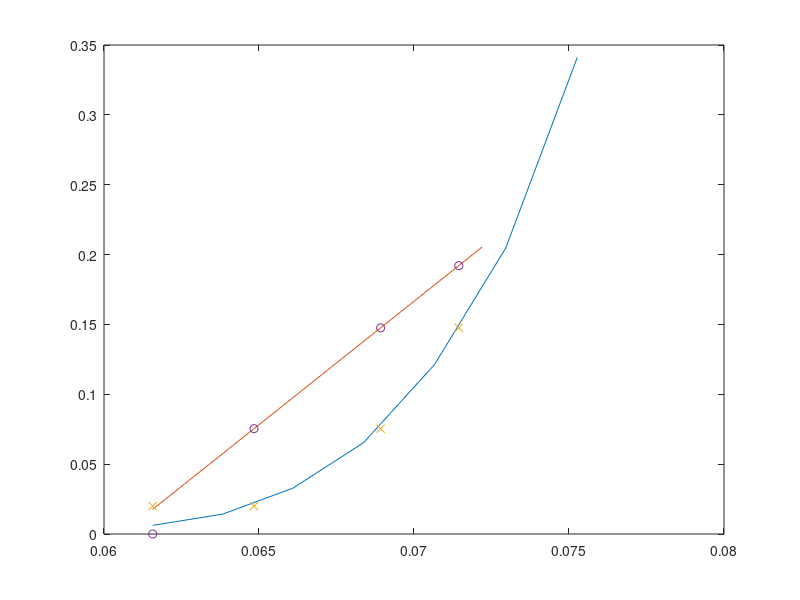
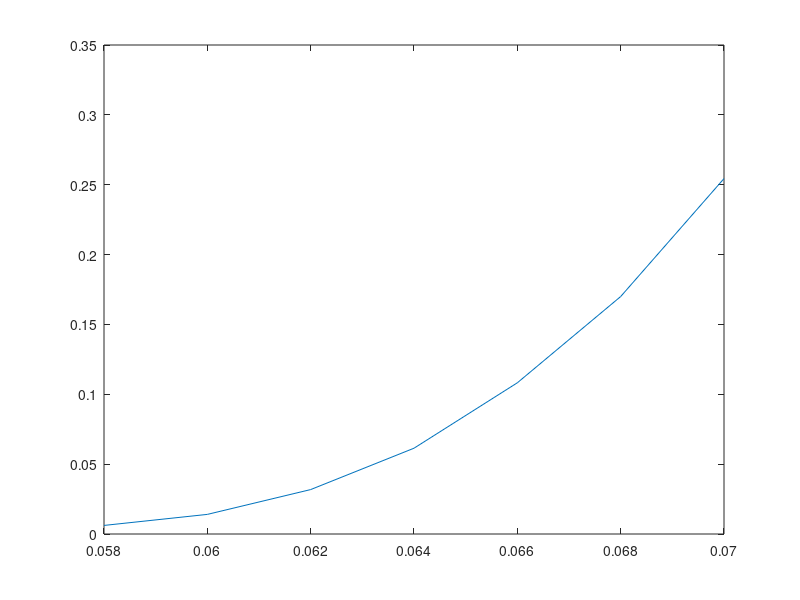

MATLAB code to generate these figures, in order:
clear; close all;
X = [0.061571125
0.063829787
0.066098081
0.068376068
0.070663812
0.072961373
0.075268817
];
Y = [0.006178288
0.014234875
0.032842582
0.065420561
0.121357433
0.204755614
0.341176471
];
xl = 0.065:0.001:0.075;
yl = 0.1765.*ones(1,11);
xlol = linspace(0.06157,0.0722,10);
X_atminL = spline(Y,X,0.1765);
%determining number of trays
i = 0;
y = 0.02;
xcoords = zeros(1,4);
ycoords = zeros(1,4);
ycoords2 = ycoords;
while y <= 0.1765
    i = i + 1;
    x = spline(Y,X,y);
    xcoords(i) = x;
    ycoords(i) = y;
    y = 0.01765 + 1.2*14.722*(x-0.06157);
    ycoords2(i) = y;
end
xcoords(4)=0.06157;
ycoords(4) = 0.02;
plot(X,Y,xlol,0.01765 + 1.2*14.722.*(xlol-0.06157),xcoords,ycoords,'x',xcoords,ycoords2,'o');
a = [0.058
0.06
0.062
0.064
0.066
0.068
0.07
];
b = [0.006140351
0.014035088
0.031798246
0.061403509
0.108223684
0.16995614
0.254385965
];
figure();
plot(a,b);